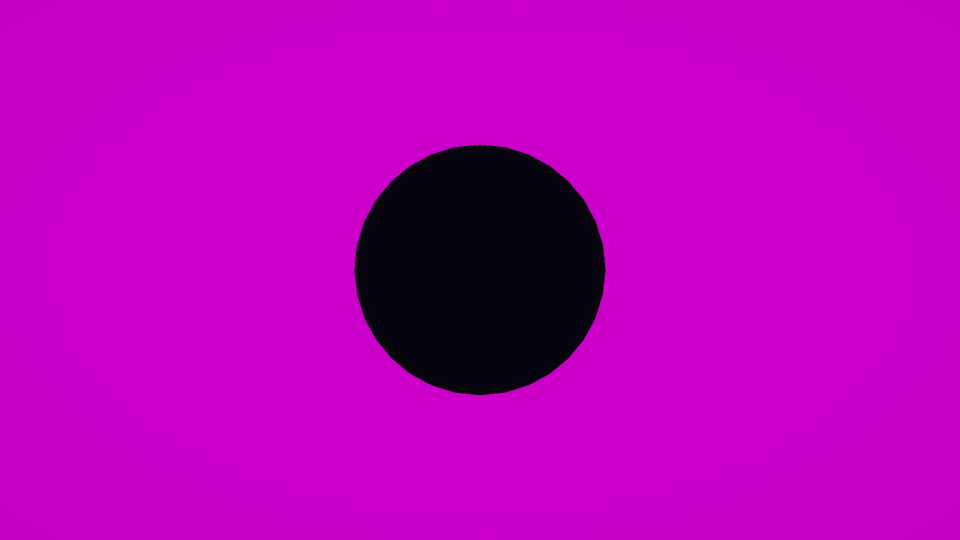
#> input picture SphereTest.png, 1920 x 1080 px (shown at 1/2 size)
$ python -i ProcessBatch34TextureExpansion.py   (imports and definitions only)
#> lines starting #> are read from the running program, lines starting #| are printed output that depends on the picture
#> further down, picture is the input picture: PIL image 1920x1080 RGB; mean R, G, B 183.3, 0.3, 182.1
#!/usr/bin/env python3
"""Intake Batch34 external texture-source images without touching Unity assets."""

from __future__ import annotations

import argparse
import csv
import hashlib
import io
import json
import math
import shutil
from dataclasses import dataclass, asdict
from pathlib import Path

import numpy as np
from PIL import Image, ImageChops, ImageDraw, ImageFilter, ImageOps, ImageStat


ROOT = Path(__file__).resolve().parents[1]
DOWNLOADS = Path(r"C:\Users\danat\Downloads")
OUTPUT_ROOT = ROOT / "Docs/GeneratedAssets/Gemini/Outputs/Batch34_TextureExpansion"

SOURCE_TYPES_WITH_PBR = {"SEAMLESS_TILE", "TRIM_SHEET"}
IMAGE_EXTS = {".jpg", ".jpeg", ".png", ".webp"}
BATCH34_DOWNLOAD_CANDIDATE_GLOB = "*_2026060803*.jpeg"


@dataclass(frozen=True)
class JobSpec:
    bid: str
    slug: str
    title: str
    source_type: str
    source_glob: str
    family: str
    use: str
    metallic: float
    roughness: float
    normal_strength: float


JOBS = [
    JobSpec("3401", "photic_limestone_rubble_shelf", "Photic Limestone Rubble Shelf", "SEAMLESS_TILE", "Limestone_rubble_shelf_material_202606080323.jpeg", "terrain_photic", "bright shallow route terrain, limestone ledges, coral rubble shelves", 0.0, 0.72, 2.2),
    JobSpec("3402", "shallow_seagrass_root_mat_substrate", "Shallow Seagrass Root-Mat Substrate", "SEAMLESS_TILE", "Seagrass_alien_root-mat_material_202606080323.jpeg", "terrain_photic", "shallow flora root transitions, sand/rock blend", 0.0, 0.78, 1.7),
    JobSpec("3403", "brine_canyon_salt_crust_silt", "Brine Canyon Salt-Crust Silt", "SEAMLESS_TILE", "Salt_crust_silt_material_tile_202606080323.jpeg", "terrain_brine", "brine canyon floors, density-layer margins, hazard terrain", 0.0, 0.82, 2.0),
    JobSpec("3404", "abyssal_manganese_nodule_plain", "Abyssal Manganese Nodule Plain", "SEAMLESS_TILE", "Seafloor_clay_with_manganese_nod*_202606080323.jpeg", "terrain_abyssal", "abyssal plain terrain and nodule scatter base", 0.04, 0.76, 2.1),
    JobSpec("3405", "methane_hydrate_crack_vein", "Methane Hydrate Crack Vein", "SEAMLESS_TILE", "Seabed_mud_with_hydrate_crust_202606080323.jpeg", "terrain_cold_seep", "cold seep terrain and hydrate hazard substrate", 0.0, 0.68, 2.4),
    JobSpec("3406", "serpentinite_fault_rock", "Serpentinite Fault Rock", "SEAMLESS_TILE", "Serpentinite_fault_rock_material*_202606080323.jpeg", "terrain_geology", "greenish fault rock distinct from basalt", 0.0, 0.62, 2.7),
    JobSpec("3407", "iron_oxide_seep_crust", "Iron-Oxide Seep Crust", "SEAMLESS_TILE", "Iron-oxide_seep_crust_material_202606080323.jpeg", "terrain_cold_seep", "iron bacteria and oxidized seep terrain", 0.0, 0.84, 2.1),
    JobSpec("3408", "clay_silt_turbidity_slope", "Clay Silt Turbidity Slope", "SEAMLESS_TILE", "Seamless_PBR_material_tile_202606080323.jpeg", "terrain_sediment", "silt-heavy traversal slopes and disturbed sediment", 0.0, 0.88, 1.25),
    JobSpec("3409", "limestone_cave_ceiling_mineral_drip", "Limestone Cave Ceiling Mineral Drip", "SEAMLESS_TILE", "Limestone_cave_ceiling_material_*_202606080323.jpeg", "terrain_cave", "submerged limestone cave ceiling and mineral drip detail", 0.0, 0.74, 2.2),
    JobSpec("3410", "drowned_concrete_rubble", "Drowned Concrete Rubble", "SEAMLESS_TILE", "Concrete_rubble_substrate_materi*_202606080322.jpeg", "hard_surface_ruin", "old colony floor/wall rubble and infrastructure blends", 0.05, 0.78, 2.4),
    JobSpec("3411", "pressure_base_exterior_hull_trim_sheet", "Pressure Base Exterior Hull Trim Sheet", "TRIM_SHEET", "Modular_trim_sheet_texture_202606080322.jpeg", "hard_surface_trim", "base exteriors, module edges, hatch frames, pressure ribs", 0.48, 0.46, 2.3),
    JobSpec("3412", "pressure_base_interior_wall_trim_sheet", "Pressure Base Interior Wall Trim Sheet", "TRIM_SHEET", "Modular_trim_sheet_interior_walls_202606080322.jpeg", "hard_surface_trim", "corridors, safe rooms, wreck interiors, wall panels", 0.32, 0.50, 2.0),
    JobSpec("3413", "wet_service_deck_anti_slip_floor", "Wet Service Deck Anti-Slip Floor", "SEAMLESS_TILE", "Industrial_metal_floor_material_202606080322.jpeg", "hard_surface_floor", "service decks, corridors, airlocks, exterior platforms", 0.58, 0.42, 2.8),
    JobSpec("3414", "rubber_gasket_ring_trim_sheet", "Rubber Gasket Ring Trim Sheet", "TRIM_SHEET", "Modular_trim_sheet_rubber_gaskets_202606080322.jpeg", "rubber_trim", "hatches, viewport rims, pressure doors, pipe sockets", 0.0, 0.68, 2.6),
    JobSpec("3415", "cable_jacket_repair_wrap_tile", "Cable Jacket Repair Wrap Tile", "SEAMLESS_TILE", "Seamless_PBR_material_tile_202606080322.jpeg", "rubber_cable", "cables, hoses, tether surfaces, repair wrapped props", 0.0, 0.62, 2.2),
    JobSpec("3416", "ribbed_flexible_hose_material", "Ribbed Flexible Hose Material", "SEAMLESS_TILE", "Ribbed_flexible_hose_material_tile_202606080322.jpeg", "rubber_cable", "oxygen hoses, coolant lines, base pipes, tool cords", 0.0, 0.58, 3.0),
    JobSpec("3417", "amber_emergency_lens_material", "Amber Emergency Lens Material", "SEAMLESS_TILE", "Amber_emergency_light_lens_material_202606080322.jpeg", "glass_lens", "warning lights, service lamps, emissive masks, physical lenses", 0.0, 0.28, 1.35),
    JobSpec("3418", "thick_viewport_glass_edge_decal_atlas", "Thick Viewport Glass Edge Decal Atlas", "DECAL_ATLAS", "Decal_atlas_for_viewport_glass_202606080322.jpeg", "glass_decal", "viewport rims, cockpit glass, pressure windows, glass edge wear", 0.0, 0.35, 1.0),
    JobSpec("3419", "welded_seam_and_rivet_row_trim_sheet", "Welded Seam And Rivet Row Trim Sheet", "TRIM_SHEET", "Modular_trim_sheet_for_seams_202606080320.jpeg", "hard_surface_trim", "wreckage, base hulls, repaired panels, industrial seams", 0.62, 0.56, 3.0),
    JobSpec("3420", "salvage_cut_cross_section_trim_atlas", "Salvage Cut Cross-Section Trim Atlas", "TRIM_SHEET", "Trim_atlas_for_HECTON-8_salvage-*_202606080320.jpeg", "hard_surface_trim", "cut panels, opened wrecks, salvage resource surfaces", 0.48, 0.58, 2.7),
    JobSpec("3421", "damped_insulation_blanket_material", "Damped Insulation Blanket Material", "SEAMLESS_TILE", "Quilted_fabric_insulation_materi*_202606080320.jpeg", "fabric_insulation", "module interiors, damaged insulation, equipment backing", 0.0, 0.86, 1.9),
    JobSpec("3422", "pressure_suit_patch_trim_sheet", "Pressure Suit Patch Trim Sheet", "TRIM_SHEET", "Square_trim_sheet_for_suit_202606080319.jpeg", "suit_fabric", "suit meshes, tool pouches, wearable repair patches", 0.0, 0.72, 2.0),
    JobSpec("3423", "leak_rust_biofilm_decal_atlas", "Leak Rust Biofilm Decal Atlas", "DECAL_ATLAS", "Decal_atlas_for_underwater_leaks_202606080319.jpeg", "damage_decal", "base/wreck damage, damp panels, old machinery", 0.0, 0.82, 1.0),
    JobSpec("3424", "paint_chip_scratch_decal_atlas", "Paint Chip Scratch Decal Atlas", "DECAL_ATLAS", "Decal_atlas_chipped_paint_scratches_202606080319.jpeg", "damage_decal", "hard-surface edge wear, tools, modules, salvage", 0.0, 0.78, 1.0),
    JobSpec("3425", "salt_mineral_deposit_decal_atlas", "Salt Mineral Deposit Decal Atlas", "DECAL_ATLAS", "Square_decal_atlas_salt_mineral_202606080319.jpeg", "damage_decal", "wet edges, cave rocks, hull seams, old base interiors", 0.0, 0.86, 1.0),
    JobSpec("3426", "instrument_glass_smudge_alpha_decal_atlas", "Instrument Glass Smudge Alpha Decal Atlas", "DECAL_ATLAS", "Decal_atlas_for_instrument_glass_202606080325.jpeg", "glass_decal", "visor, cockpit, scanner glass, terminals", 0.0, 0.38, 1.0),
    JobSpec("3427", "pressure_crack_glass_decal_atlas", "Pressure Crack Glass Decal Atlas", "DECAL_ATLAS", "Square_decal_atlas_pressure_cracks_202606080325.jpeg", "glass_decal", "damaged viewports, scanner lenses, cockpit glass", 0.0, 0.42, 1.0),
    JobSpec("3428", "warning_paint_stripe_decal_atlas", "Warning Paint Stripe Decal Atlas", "DECAL_ATLAS", "Decal_atlas_worn_warning_paint_202606080325.jpeg", "damage_decal", "hazard stripes, panel markings without text, trim variation", 0.0, 0.72, 1.0),
    JobSpec("3429", "cutter_burn_scorch_decal_atlas", "Cutter Burn Scorch Decal Atlas", "DECAL_ATLAS", "Decal_atlas_for_cutter_burn_202606080325.jpeg", "damage_decal", "cutter tool impact, salvage cuts, repair/weld states", 0.0, 0.70, 1.0),
    JobSpec("3430", "barnacle_colony_decal_variants", "Barnacle Colony Decal Variants", "DECAL_ATLAS", "Decal_atlas_alien_barnacle_colony_202606080325.jpeg", "organic_decal", "rocks, hulls, cave surfaces, colony overgrowth", 0.0, 0.76, 1.0),
    JobSpec("3431", "wetness_rivulet_decal_atlas", "Wetness Rivulet Decal Atlas", "DECAL_ATLAS", "Decal_atlas_for_wetness_rivulets_202606080326.jpeg", "damage_decal", "interiors, hatches, floors, wet rock, leak presentation", 0.0, 0.34, 1.0),
    JobSpec("3432", "contamination_biohazard_stain_atlas", "Contamination Biohazard Stain Atlas", "DECAL_ATLAS", "Decal_atlas_contamination_stains_202606080326.jpeg", "organic_decal", "contaminated rooms, organism stains, procedural evidence", 0.0, 0.82, 1.0),
    JobSpec("3433", "brine_vane_flora_uv_atlas", "Brine Vane Flora UV Atlas", "UV_ATLAS", "Alien_flora_texture_reference_ma*_202606080325.jpeg", "flora_uv", "brine-zone plants and alien flora mesh materials", 0.0, 0.68, 1.0),
    JobSpec("3434", "shallow_alien_seagrass_blade_atlas", "Shallow Alien Seagrass Blade Atlas", "UV_ATLAS", "Seagrass_blades_texture_referenc*_202606080325.jpeg", "flora_uv", "shallow flora cards/meshes, photic route grass/seagrass", 0.0, 0.62, 1.0),
    JobSpec("3435", "plate_coral_rim_uv_atlas", "Plate Coral Rim UV Atlas", "UV_ATLAS", "Coral_material_reference_for_UVs_202606080326.jpeg", "flora_uv", "shallow plate coral meshes, reef geometry, coral trim", 0.0, 0.70, 1.0),
    JobSpec("3436", "sponge_pore_organic_atlas", "Sponge Pore Organic Atlas", "UV_ATLAS", "UV_atlas_texture_reference_sponge_202606080326.jpeg", "flora_uv", "sponge/coral variants, organic rock overgrowth", 0.0, 0.74, 1.0),
    JobSpec("3437", "kelp_holdfast_root_atlas", "Kelp Holdfast Root Atlas", "UV_ATLAS", "Kelp_holdfast_roots_anchor_pads_202606080326.jpeg", "flora_uv", "kelp anchors/roots, flora root geometry, terrain contact", 0.0, 0.72, 1.0),
    JobSpec("3438", "tube_worm_soft_crown_atlas", "Tube Worm Soft Crown Atlas", "UV_ATLAS", "Tube_worm_texture_reference_mate*_202606080326.jpeg", "flora_uv", "tube worm and vent organism meshes", 0.0, 0.70, 1.0),
    JobSpec("3439", "spore_pod_and_seed_sac_atlas", "Spore Pod And Seed Sac Atlas", "UV_ATLAS", "Alien_spore_pods_seed_sacs_202606080328.jpeg", "flora_uv", "harvestable flora pods, scan targets, small organic props", 0.0, 0.58, 1.0),
    JobSpec("3440", "cave_lichen_biofilm_sheet_atlas", "Cave Lichen Biofilm Sheet Atlas", "UV_ATLAS", "UV_decal_atlas_texture_reference_202606080326.jpeg", "organic_decal", "cave wall overlays, decals, lichen meshes, biofilm props", 0.0, 0.76, 1.0),
    JobSpec("3441", "neutral_grazer_skin_uv_atlas", "Neutral Grazer Skin UV Atlas", "UV_ATLAS", "Creature_UV_atlas_texture_reference_202606080326.jpeg", "fauna_uv", "first-route neutral fauna body material zones", 0.0, 0.62, 1.0),
    JobSpec("3442", "filter_feeder_gill_membrane_atlas", "Filter Feeder Gill Membrane Atlas", "UV_ATLAS", "Creature_gill_membranes_UV_atlas_202606080326.jpeg", "fauna_uv", "filter-feeder creature organs and gill/frond materials", 0.0, 0.48, 1.0),
    JobSpec("3443", "small_predator_jaw_fin_eye_atlas", "Small Predator Jaw Fin Eye Atlas", "UV_ATLAS", "Creature_jaw_fin_eye_material_202606080326.jpeg", "fauna_uv", "small aggressive fauna jaw, fin, and eye material zones", 0.0, 0.44, 1.0),
    JobSpec("3444", "armored_benthic_shell_atlas", "Armored Benthic Shell Atlas", "UV_ATLAS", "Shell_plates_reference_material_202606080326.jpeg", "fauna_uv", "crablike/scavenger shell plates and armor", 0.0, 0.68, 1.0),
    JobSpec("3445", "translucent_larva_egg_sac_atlas", "Translucent Larva Egg Sac Atlas", "UV_ATLAS", "Larva_egg_sac_texture_reference_202606080327.jpeg", "fauna_uv", "ecology props, creature nests, scan/evidence objects", 0.0, 0.42, 1.0),
    JobSpec("3446", "scavenged_carcass_bone_flesh_atlas", "Scavenged Carcass Bone Flesh Atlas", "UV_ATLAS", "UV_atlas_texture_reference_material_202606080327.jpeg", "fauna_uv", "environmental evidence, carcass props, creature remains", 0.0, 0.64, 1.0),
    JobSpec("3447", "creature_eye_lens_wet_organ_atlas", "Creature Eye Lens Wet Organ Atlas", "UV_ATLAS", "Creature_eye_texture_reference_m*_202606080327.jpeg", "fauna_uv", "fauna eyes, sensory organs, scanner closeups", 0.0, 0.30, 1.0),
    JobSpec("3448", "resource_nodule_pickup_uv_atlas", "Resource Nodule Pickup UV Atlas", "PICKUP_ATLAS", "Resource_pickup_UV_atlas_texture_202606080327.jpeg", "pickup_resource", "3D pickup/resource meshes, not inventory icons", 0.08, 0.58, 1.0),
    JobSpec("3449", "industrial_salvage_small_parts_atlas", "Industrial Salvage Small Parts Atlas", "PICKUP_ATLAS", "Industrial_salvage_small-parts_U*_202606080327.jpeg", "pickup_salvage", "salvage pickups, small mesh parts, crafting visuals", 0.35, 0.56, 1.0),
    JobSpec("3450", "data_core_wet_circuit_ceramic_atlas", "Data Core Wet Circuit Ceramic Atlas", "PICKUP_ATLAS", "Ceramic_UV_atlas_texture_reference_202606080327.jpeg", "pickup_salvage", "black-box/data core props, electronics salvage", 0.22, 0.46, 1.0),
]


# [21 lines left out: functions project_rel, ensure_dirs, not called in this run]


def normalized_path_key(path: Path) -> str:
    return str(path.resolve()).casefold()


# [16 lines left out: functions discover_download_candidates, file_sha256, not called in this run]


def resolve_sources(spec: JobSpec) -> list[Path]:
    return sorted(DOWNLOADS.glob(spec.source_glob), key=lambda p: (p.stat().st_mtime, p.name.lower()))


# [5 lines left out: function resolve_source, not called in this run]


def mean_abs_delta(a: Image.Image, b: Image.Image) -> float:
    diff = ImageChops.difference(a.convert("RGB"), b.convert("RGB"))
    stat = ImageStat.Stat(diff)
    return float(sum(stat.mean) / len(stat.mean))


def seam_metrics(image: Image.Image, band_width: int = 16) -> dict[str, float]:
#> called with band_width = 16
    rgb = image.convert("RGB")
    width, height = rgb.size
#> width = 1920; height = 1080
    band = max(1, min(band_width, width // 8, height // 8))
#> band = 16
    left_edge = rgb.crop((0, 0, 1, height))
    right_edge = rgb.crop((width - 1, 0, width, height))
    top_edge = rgb.crop((0, 0, width, 1))
    bottom_edge = rgb.crop((0, height - 1, width, height))
    left_band = rgb.crop((0, 0, band, height))
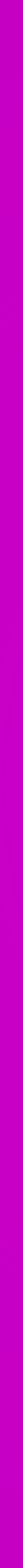
#> left_band: PIL image 16x1080 RGB (shown 2 times larger); mean R, G, B 199.6, 0, 197.3
    right_band = rgb.crop((width - band, 0, width, height)).transpose(Image.Transpose.FLIP_LEFT_RIGHT)
    top_band = rgb.crop((0, 0, width, band))
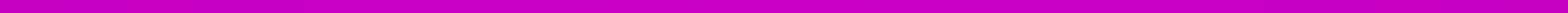
#> top_band: PIL image 1920x16 RGB (shown at 1/2 size); mean R, G, B 199.6, 0, 197.2
    bottom_band = rgb.crop((0, height - band, width, height)).transpose(Image.Transpose.FLIP_TOP_BOTTOM)
    return {
        "edgeLR": round(mean_abs_delta(left_edge, right_edge), 4),
        "edgeTB": round(mean_abs_delta(top_edge, bottom_edge), 4),
        "bandLR": round(mean_abs_delta(left_band, right_band), 4),
        "bandTB": round(mean_abs_delta(top_band, bottom_band), 4),
    }


# [586 lines left out: functions clipping_stats, periodic_component, preserve_channel_mean, pin_outer_edges, make_periodic_candidate, detect_watermark and 16 more, not called in this run]


# [2 lines not run here, left out]

>>> from PIL import Image
>>> picture = Image.open('../SphereTest.png')
>>> result = seam_metrics(picture)
#> result = {'edgeLR': 0.0003, 'edgeTB': 0.0226, 'bandLR': 0.0015, 'bandTB': 0.0414}
